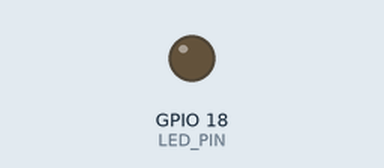
Simulated run of this program. Board: Raspberry Pi (BCM pin numbers). On the bench: output pins drawn as LEDs (lit = HIGH).

Above: at 0.16 s.
Timing chart, 0 to 1.8 s (numbered marks = the images above):
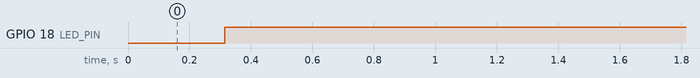

The program:

led_status.py
```python
import time, os
import RPi.GPIO as GPIO

LED_PIN = 18
GPIO.setmode(GPIO.BCM)
GPIO.setup(LED_PIN, GPIO.OUT)

def check_internet():
    return os.system("ping -c 1 8.8.8.8 > /dev/null 2>&1") == 0

try:
    while True:
        if check_internet():
            GPIO.output(LED_PIN, True)
        else:
            GPIO.output(LED_PIN, not GPIO.input(LED_PIN))
            time.sleep(0.5)
        time.sleep(1)
except KeyboardInterrupt:
    GPIO.cleanup()
```

Measured:
- by itself, GPIO 18 (LED_PIN): LOW → HIGH at 0.32 s
